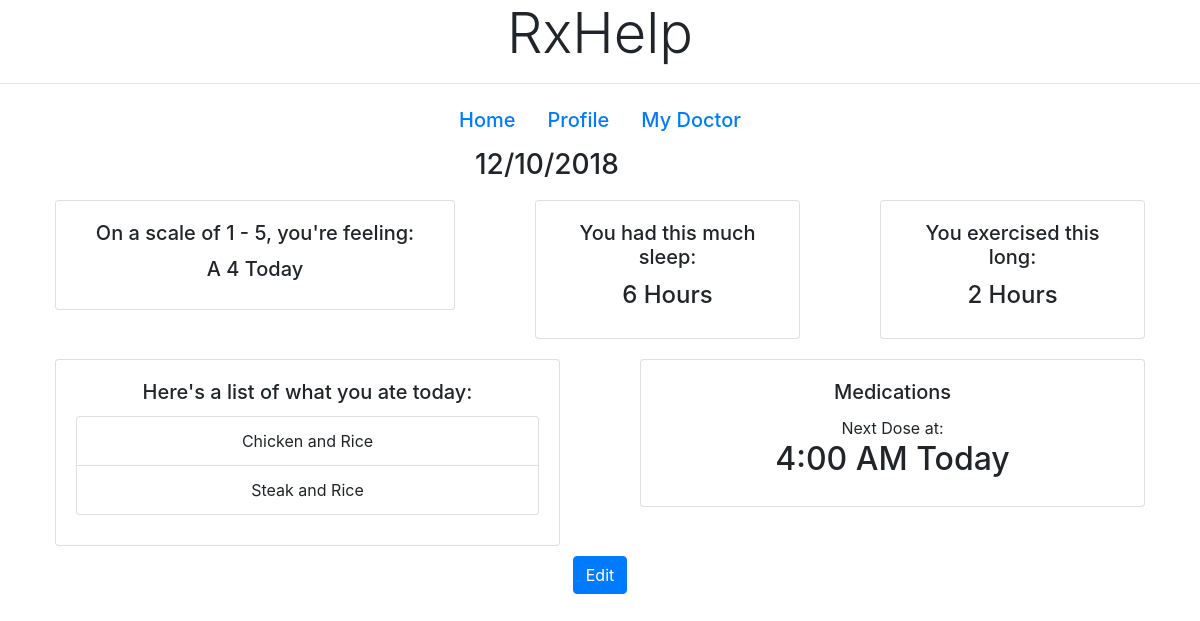
Screenshot of /patientHome/43825 with the database file from the repository.
### tables this page shows
CREATE TABLE entries(
date DATE NOT NULL,
patient_id INT,
entry_id INT PRIMARY KEY,
mood INT, 
sleep INT,
exercise INT,
medication TIME NOT NULL,
diet VARCHAR(255) NOT NULL,
img LONGBLOB NOT NULL
);

CREATE TABLE foods(
  date DATE NOT NULL,
  food VARCHAR(255) NOT NULL,
  id_num INT NOT NULL
);

### app.py (the view)
@app.route('/patientHome/<id_num>', methods=["GET", "POST"])
def homeP(id_num):
    cur = conn.cursor()
    cur.execute("select * from entries where patient_id = ? and date = strftime('%m/%d/%Y', 'now', 'localtime')", (id_num,))
    data = cur.fetchall()
    cur.execute("select * from foods where id_num = ? and date = strftime('%m/%d/%Y', 'now', 'localtime')", (id_num,))
    foods = cur.fetchall()
    return render_template('patient/patientHome.html', data=data, foods=foods, id_num=id_num)

### templates/patient/patientHome.html (shortened to what this page needs)
<!DOCTYPE html>
<html lang="en">
<head>
  <link rel="stylesheet" href="https://stackpath.bootstrapcdn.com/bootstrap/4.1.3/css/bootstrap.min.css"
>
</head>
<body>
<b><h1 style="text-align: center;" class="display-4">RxHelp</h1></b>
<hr>
<ul class="nav justify-content-center">
  <li class="nav-item">
    <a class="nav-link active" href="/patientHome/{{id_num}}"><h5>Home</h5></a>
  </li>
  <li class="nav-item">
    <a class="nav-link" href="/patientProfile/{{id_num}}"><h5>Profile</h5></a>
  </li>
  <li class="nav-item">
    <a class="nav-link" href="/patientMyDoctor/{{id_num}}"><h5>My Doctor</h5></a>
  </li>
</ul>
{% for o in data%}
<div id="boxy" class="container">
  <div class="row" style="text-align: center">
    <div class="col">
      <div class="row" style="margin: auto; max-width: 250px">
      <h3>{{o[0]}}</h3>
    </div>
  </div>
  <div id="myUL">
    <div class="row">
      <div class="col">
        <div class="col">
          <div style="margin: 10px; width: 400px" class="card">
            <div class="card-body" align="center">
              <h5 class="card-title">On a scale of 1 - 5, you're feeling:  </h5>
               <h5>A {{o[3]}} Today</h5>
            </div>
          </div>
        </div>
      </div>
      <div class="col">
        <div class="col">
          <div style="margin: 10px;" id="sleep" class="card">
            <div class="card-body">
              <h5 class="card-title">You had this much sleep:</h5>
              <h4>{{o[4]}} Hours</h4>
            </div>
          </div>
        </div>
      </div>
      <div class="col">
        <div class="col">
          <div style="margin: 10px;" id="exercise" class="card" style="width: 18rem;">
            <div class="card-body">
              <h5 class="card-title">You exercised this long:</h5>
              <h4>{{o[5]}} Hours</h4>
            </div>
          </div>
        </div>
      </div>
    </div>
    <div id="row2">
      <div class="center row">
        <div class="col center">
          <div class="col">
            <div style="margin: 10px" id="Food" class="card">
              <div class="card-body">
                <h5 class="card-title">Here's a list of what you ate today:</h5>
                <ul class="list-group">
                  {% for f in foods %}
                  <li class="list-group-item">{{f[1]}}</li>
                  {% endfor %}
                </ul>
              </div>
            </div>
          </div>
        </div>
        <div class="col">
          <div class="col">
            <div style="margin: 10px;" id="medication" class="card" style="width: 18rem;">
              <div class="card-body">
                <h5 class="card-title">Medications</h5>
                <a>Next Dose at:</a><br>
                <h2>{{o[6]}} {{o[7]}} Today</h2>
              </div>
            </div>
          </div>
        </div>
      </div>
    </div>
    <div align="center">
      <a type="button" class="btn btn-primary" href="/patientHome/edit/{{o[1]}}">Edit</a>
    </div>
  </div>
</div>
</div>
{% endfor %}
</html>

### templates/patient/patientHome.html (style rules this page uses)
body { background-image: url("https://patientengagementhit.com/images/site/features/_large/patient-healthcare-access-header.jpg"); background-size: auto auto; }
.list-group { max-height: 300px; margin-bottom: 10px; overflow:scroll; -webkit-overflow-scrolling: touch; }
#boxy { background-color: rgba(255, 255, 255, 0.6); }

### rows the page displays
entries: date "12/10/2018", mood "4", sleep "6", exercise "2", medication "4:00", diet "AM"
foods: food "Chicken and Rice"
foods: food "Steak and Rice"
